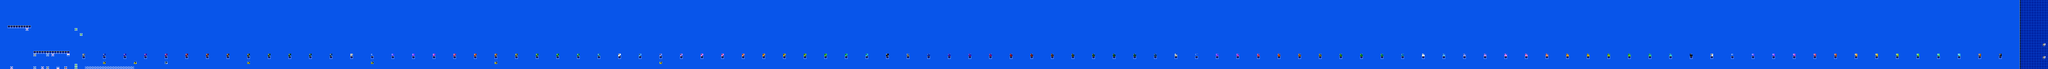

Below is a game level as drawn by its tile map, then a one-line description and the .tmx that defines it (tile-layer data replaced by summaries):
An orthogonal 795x27 tile map with 16x16 px tiles, 2 tile layers (SP, ...), 2 tilesets.

<map version="1.10" tiledversion="1.10.2" orientation="orthogonal" renderorder="right-down" width="795" height="27" tilewidth="16" tileheight="16" infinite="0" nextlayerid="3" nextobjectid="1">
 <editorsettings>
  <chunksize width="16" height="27" />
  <export target="test.csv" format="csv" />
 </editorsettings>
 <tileset firstgid="1" name="famidash" tilewidth="16" tileheight="16" tilecount="256" columns="16">
  <image source="../../GRAPHICS/famidash.bmp" width="256" height="256" />
 </tileset>
 <tileset firstgid="257" name="sprites" tilewidth="16" tileheight="16" tilecount="256" columns="16">
  <image source="../../GRAPHICS/sprites.png" width="256" height="256" />
 </tileset>
 <layer id="1" width="795" height="27">
  <data>[21465 cells, 21465 non-empty, 4 distinct tile ids]</data>
 </layer>
 <layer id="2" name="SP" width="795" height="27">
  <data>[21465 cells, 137 non-empty, 113 distinct tile ids]</data>
 </layer>
</map>
